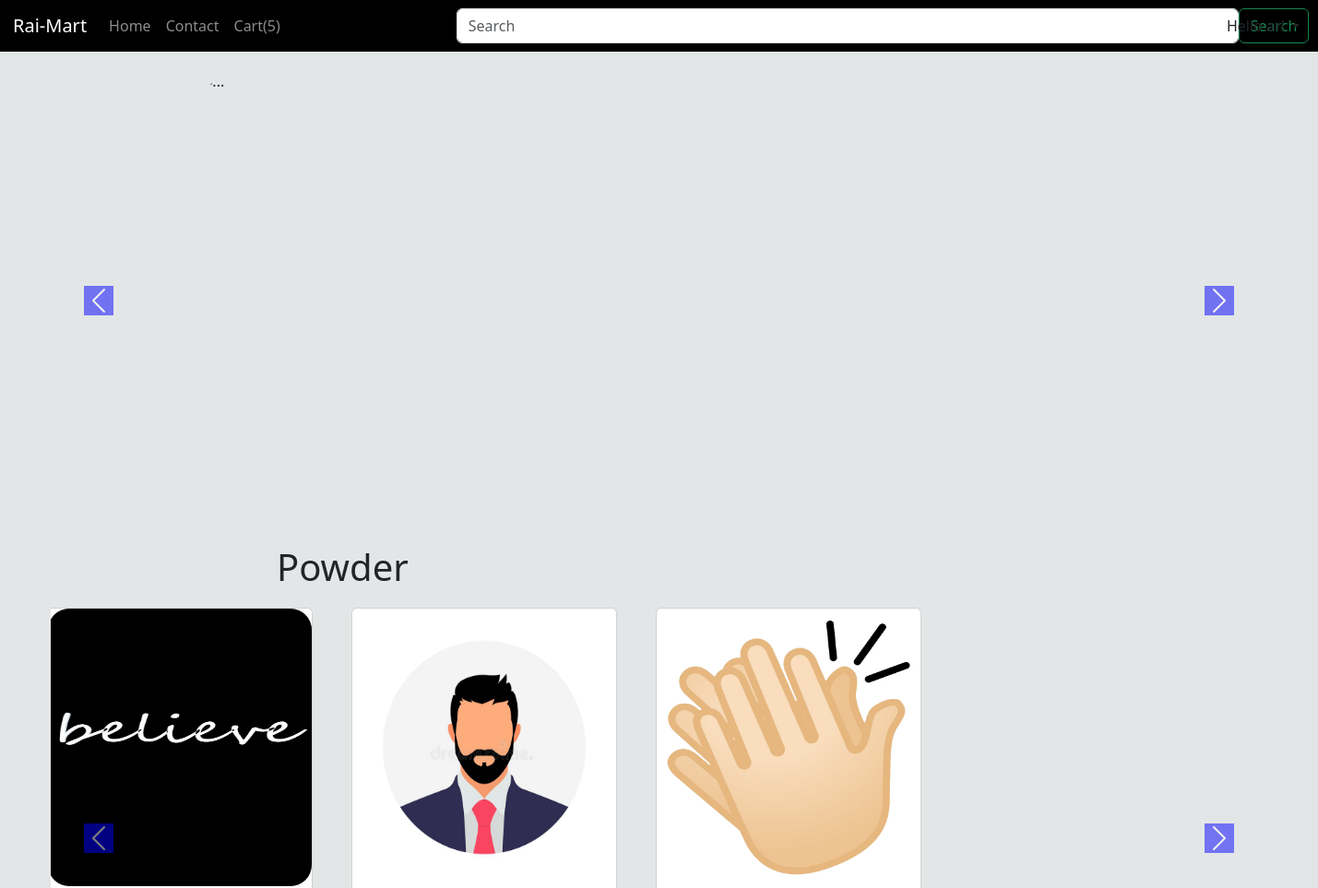
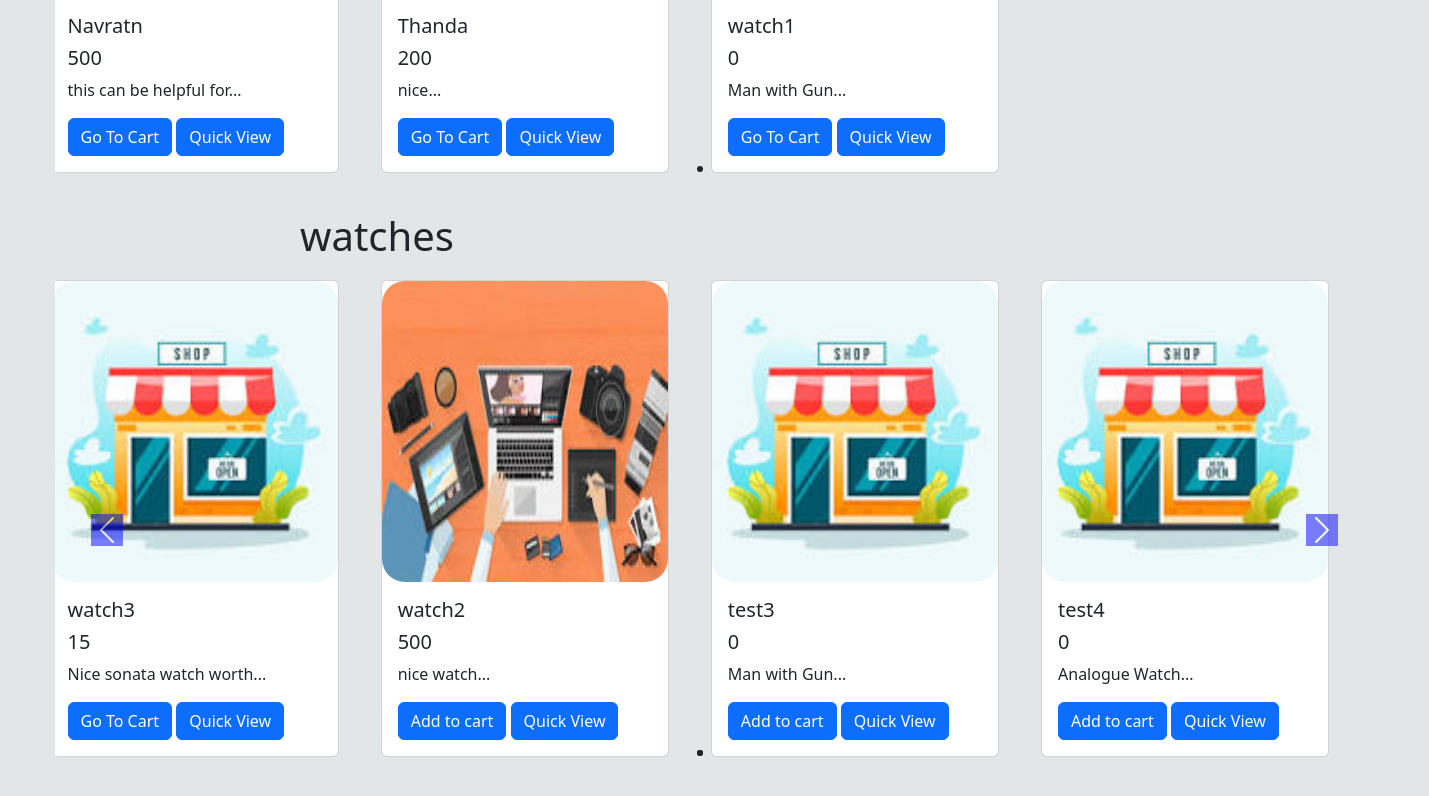
Page / (signed in) on the committed database (2 pictures, top to bottom).
### home/models.py (models this page shows, shortened)
class Product(models.Model):
    product_id = models.AutoField
    product_name = models.CharField(max_length=50)
    category = models.CharField(max_length=50, default="")
    subcategory = models.CharField(max_length=50, default="")
    price = models.IntegerField(default=0)
    desc = models.CharField(max_length=300)
    pub_date = models.DateField()
    image = models.ImageField(upload_to='home/images', default="")

### home/views.py (the view)
# urls.py: 2. Add a URL to urlpatterns:  path('', views.home, name='home')
def home(request):
    user = request.user
    allProds = []
    catProds = Product.objects.values('category', 'id')
    cats = {item['category'] for item in catProds}
    for cat in cats:
        prod = Product.objects.filter(category=cat)
        n = len(prod)
        nSlides = n // 4 + ceil((n / 4) - (n // 4))
        allProds.append([prod, range(1, nSlides), nSlides])
    prodList = []
    try:
        items_In_cartProd = CartProd.objects.filter(user=user)
    except:
        items_In_cartProd = CartProd.objects.all()
    for item in items_In_cartProd:
        itemJson = item.itemJson.strip()
        if itemJson:
            data = json.loads(itemJson)
        else:
            data = {}
        for key in data:
            prodId = key
            prodList.append({"prodId": prodId})
    fname = request.session.get('fname')
    return render(request, 'home.html', {'prodList': json.dumps(prodList), 'allprods': allProds, 'fname': fname})

### templates/home.html (shortened to what this page needs)
{% extends 'basic.html' %}
{% if user.is_authenticated %}
{% block body %}
{% load static %}
<div id="carouselExample" class="carousel slide">
  <div class="carousel-inner">
    <div class="carousel-item active">
      <img
        src='https://images-eu.ssl-images-amazon.com/images/G/31/img23/Fashion/Event/Gateway/JuneWRS/Teaser/Unrec-PC-2-3000._CB587224584_.jpg'
        class="d-block mx-auto w-100" alt="...">
    </div>
  </div>
  <button class="carousel-control-prev" type="button" data-bs-target="#carouselExample" data-bs-slide="prev">
    <span class="carousel-control-prev-icon" aria-hidden="true"></span>
  </button>
  <button class="carousel-control-next" type="button" data-bs-target="#carouselExample" data-bs-slide="next">
    <span class="carousel-control-next-icon" aria-hidden="true"></span>
  </button>
</div>
<div class="containera">
  {% for product ,range, nSlides in allprods %}
  <h1 class="heading">{{product.0.category}}</h1>
  <div id="demo{{forloop.counter}}" class="carousel slide my-3" data-ride="carousel">
    <ul class="carousel-indicators">
    </ul>
    <div class="container carousel-inner no-padding">
      <div class="carousel-item active">
        {% for i in product %}
        <div class="col-xs-3 col-sm-3 col-md-3">
          <div class="card" style="width: 18rem;">
            <img src='/media/{{i.image}}' id="imgpr{{i.id}}" class="card-img-top" alt="...">
            <div class="card-body">
              <h5 class="card-title" id="namepr{{i.id}}">{{i.product_name}}</h5>
              <h5 class="card-title" id="pricepr{{i.id}}">{{i.price}}</h5>
              <p class="card-text" id="descpr{{i.id}}">{{i.desc|slice:"0:23"}}...</p>
              <span id="divpr{{i.id}}">{% csrf_token %}<button id="pr{{i.id}}" class="btn btn-primary Abtn"
                  data-product-name="{{i.product_name}}" data-image="/media/{{i.image}}" data-price="{{i.price}}"
                  data-description="{{i.desc}}">Add to
                  cart</button>
              </span>
              <a href="/home/products/{{i.id}}"><button id="qv{{i.id}}" class="btn btn-primary">Quick View</button></a>
            </div>
          </div>
        </div>
        {% if forloop.counter|divisibleby:4 and forloop.counter > 0 and not forloop.last %}
      </div>
      <div class="carousel-item">
        {% endif %}
        {% endfor %}
      </div>
    </div>
    <a class="carousel-control-prev" href="#demo{{forloop.counter}}" data-slide="prev">
      <span class="carousel-control-prev-icon"></span>
    </a>
    <a class="carousel-control-next" href="#demo{{forloop.counter}}" data-slide="next">
      <span class="carousel-control-next-icon"></span>
    </a>
  </div>
  {% endfor %}
</div>
{% endblock %}
{% else %}
<p>are kya krrae ho yaar</p>
{% endif %}

### rows in the picture
Product: category "Powder", image (picture), product_name "Navratn", price "500", desc "this can be helpful for"
Product: image (picture), product_name "Thanda", price "200", desc "nice"
Product: image (picture), product_name "watch1", price "0", desc "Man with Gun"
Product: category "watches", image (picture), product_name "watch3", price "15", desc "Nice sonata watch worth"
Product: image (picture), product_name "watch2", price "500", desc "nice watch"
Product: image (picture), product_name "test3", price "0", desc "Man with Gun"
Product: image (picture), product_name "test4", price "0", desc "Analogue Watch"

### other values in the picture
{{ fname }} "ar"
